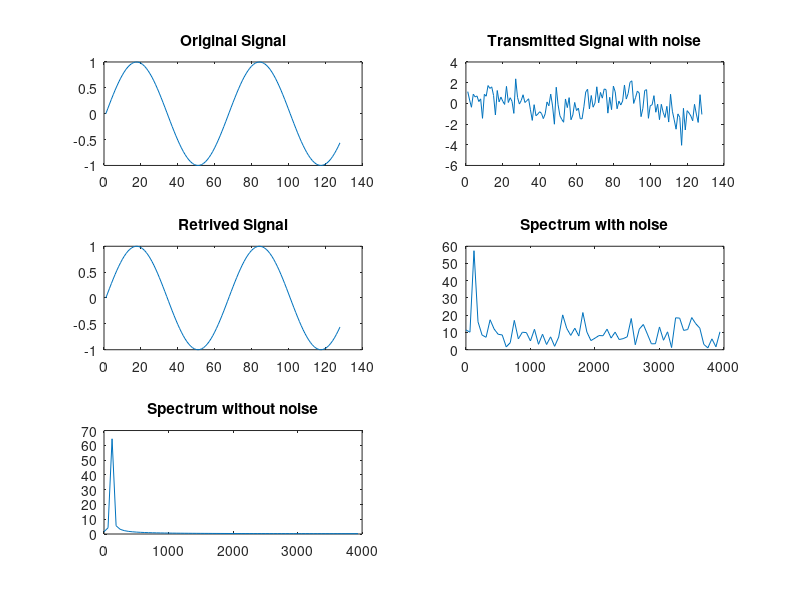

MATLAB code to generate this figure:
% Generate 128 samples of a sinusoidal signals say x1of frequency 120Hz. Take the amplitude A to be 1, phase to be 0 and sampling
% frequency to be 8KHz. Now add Gaussian noise to x1 and plot the same.
% Now remove the noise using ifft and plot the signal.(You need to remove the imaginary part after calling ifft by calling matlab function real(), 
% % which gives the real part of a complex number). 
% Check for the spectrum before and after removing the noise.
% audiorecorder
% recordblocking()
% getaudiodata()

N = 128;
fs = 8000;
f1 = 120;
t = 0: 1/fs : N/fs - 1/fs;
fx = 0: N/2-1;
fx = (fx.*fs)/N;

x1 = sin(2 * pi * t * f1);
noise = (randn(1, length(x1)));
x1_noise = x1 + noise;

subplot(3, 2, 1);
plot(x1);
title('Original Signal')

subplot(3, 2, 2);
plot(x1_noise);
title('Transmitted Signal with noise');
noise_fft = fft(noise);
x1_noise_fft = fft(x1_noise);

x1_noise_ifft = ifft(x1_noise_fft);
noise_ifft = ifft(noise_fft);
% noise_ifft_real = real(noise_ifft);
% x1_noise_ifft_real = real(x1_ifft);
original_signal = x1_noise_ifft - noise_ifft;
mag_noise_fft = abs(x1_noise_fft);
mag_original_fft = abs(fft(original_signal));

subplot(3, 2, 3);
plot(real(original_signal));
title('Retrived Signal');

subplot(3, 2, 4);
plot(fx, mag_noise_fft(1:length(fx)));
title('Spectrum with noise')

subplot(3, 2, 5);
plot(fx, mag_original_fft(1:length(fx)));
title('Spectrum without noise');